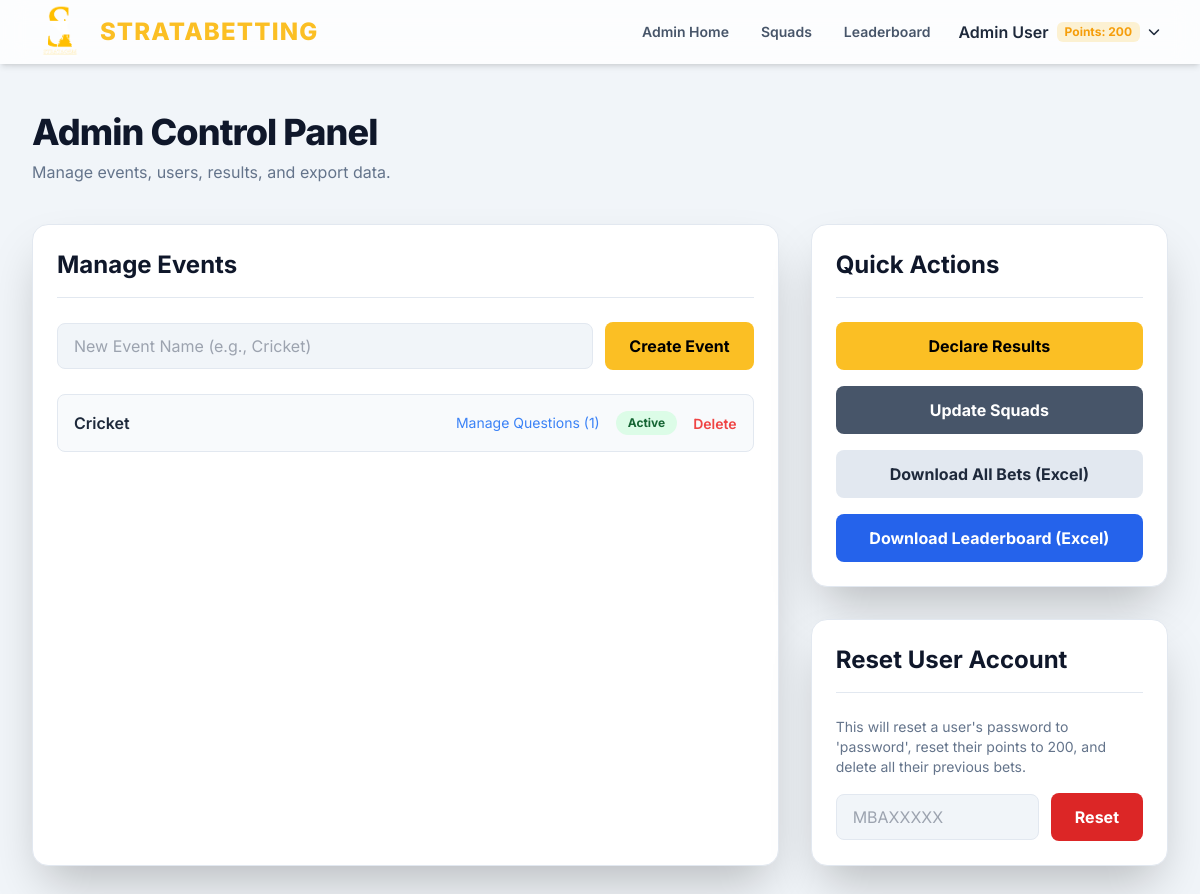
/admin (signed in), run on an earlier commit of the app's database.
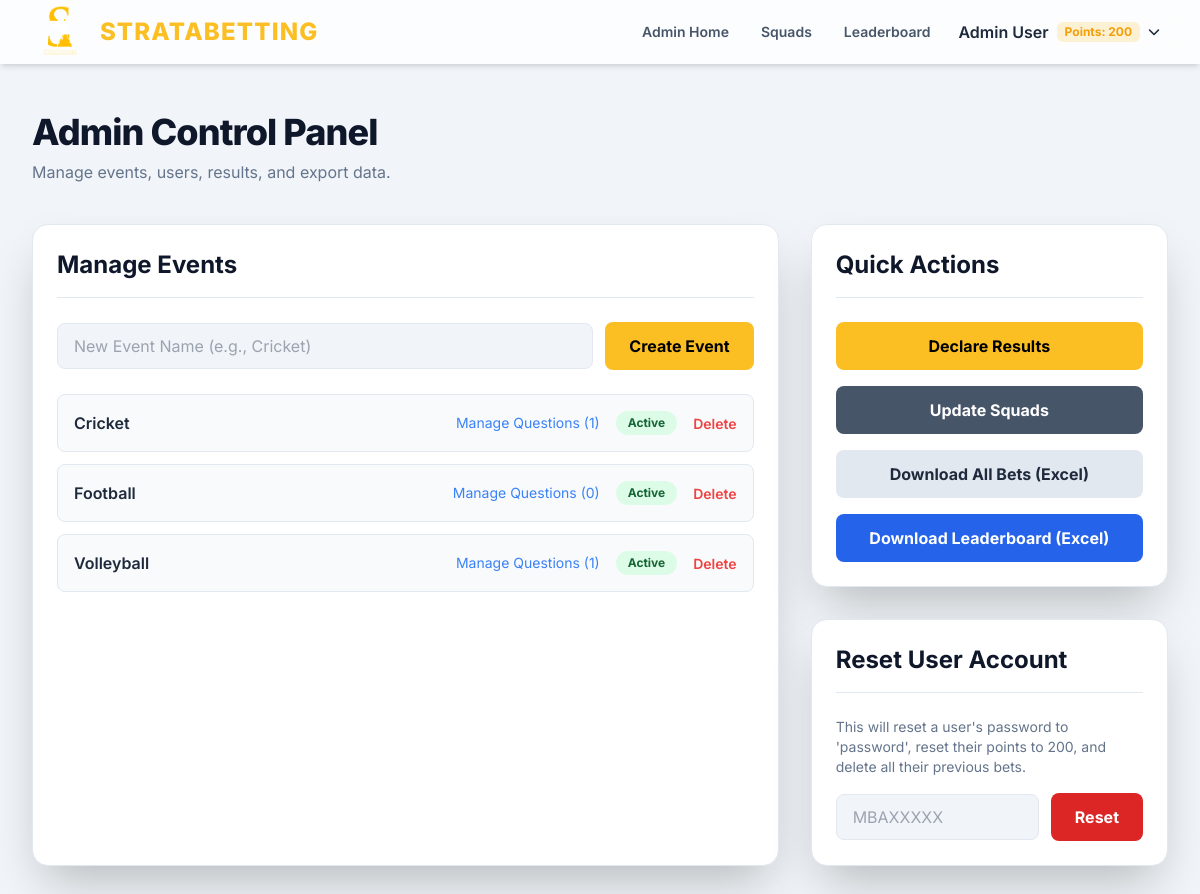
And on a later commit of the database.
### app.py (models this page shows, shortened)
class User(db.Model):
    roll_number = db.Column(db.String(20), primary_key=True)
    name = db.Column(db.String(100), nullable=False)
    password_hash = db.Column(db.String(60), nullable=False)
    points = db.Column(db.Integer, nullable=False, default=200)
    is_admin = db.Column(db.Boolean, nullable=False, default=False)
    bets = db.relationship('Bet', backref='bettor', lazy=True, cascade="all, delete-orphan")
    @property
    def password(self):
        raise AttributeError('password is not a readable attribute')

class Event(db.Model):
    id = db.Column(db.Integer, primary_key=True)
    name = db.Column(db.String(100), nullable=False, unique=True)
    is_active = db.Column(db.Boolean, nullable=False, default=True)
    questions = db.relationship('Question', backref='event', lazy=True, cascade="all, delete-orphan")

### app.py (the view)
    def decorated_function(*args, **kwargs):
        user = get_current_user()
        if not user or not user.is_admin:
            flash("You do not have permission to access this page.", "danger")
            return redirect(url_for('login'))
        return f(*args, **kwargs)

### app.py (called while the page is built)
def get_current_user():
    if 'roll_number' in session:
        return User.query.get(session['roll_number'])
    return None

def admin_required(f):
    def decorated_function(*args, **kwargs):
        user = get_current_user()
        if not user or not user.is_admin:
            flash("You do not have permission to access this page.", "danger")
            return redirect(url_for('login'))
        return f(*args, **kwargs)
    decorated_function.__name__ = f.__name__
    return decorated_function

@app.route('/admin')
@admin_required
def admin_dashboard():
    user = get_current_user()
    all_events = Event.query.order_by(Event.name).all()
    return render_template('admin/dashboard.html', user=user, events=all_events)

### templates/admin/dashboard.html (shortened to what this page needs)
{% extends "base.html" %}
{% block content %}
<div class="mb-10">
    <h1 class="text-4xl font-extrabold text-slate-900 dark:text-white tracking-tight">Admin Control Panel</h1>
    <p class="text-slate-500 dark:text-slate-400 mt-2">Manage events, users, results, and export data.</p>
</div>
<div class="grid grid-cols-1 lg:grid-cols-3 gap-8">
    <div
        class="lg:col-span-2 bg-white dark:bg-gray-800 shadow-2xl rounded-2xl p-6 border border-slate-200 dark:border-gray-700">
        <h2
            class="text-2xl font-bold text-slate-900 dark:text-white mb-6 border-b border-slate-200 dark:border-gray-700 pb-4">
            Manage Events</h2>
        <form method="POST" action="{{ url_for('create_event') }}" class="flex items-center space-x-3 mb-6">
            <input type="text" name="name" placeholder="New Event Name (e.g., Cricket)"
                class="bg-slate-100 dark:bg-gray-700 border border-slate-200 dark:border-gray-600 rounded-lg w-full py-3 px-4 text-slate-700 dark:text-slate-200 leading-tight focus:outline-none focus:ring-2 focus:ring-amber-400"
                required>
            <button type="submit"
                class="bg-amber-400 hover:bg-amber-500 text-black font-bold py-3 px-6 rounded-lg transition-colors whitespace-nowrap">Create
                Event</button>
        </form>
        <div class="space-y-3">
            {% for event in events %}
            <div
                class="flex justify-between items-center p-4 bg-slate-50 dark:bg-gray-700/50 rounded-lg border border-slate-200 dark:border-gray-700">
                <span class="font-semibold text-slate-800 dark:text-slate-200">{{ event.name }}</span>
                <div class="flex items-center space-x-4">
                    <a href="{{ url_for('manage_questions', event_id=event.id) }}"
                        class="text-sm text-blue-500 hover:underline">
                        Manage Questions ({{ event.questions|length }})
                    </a>
                    <a href="{{ url_for('toggle_event_status', event_id=event.id) }}"
                        class="text-xs font-bold px-3 py-1 rounded-full {{ 'bg-green-100 text-green-800 dark:bg-green-500/20 dark:text-green-300' if event.is_active else 'bg-yellow-100 text-yellow-800 dark:bg-yellow-500/20 dark:text-yellow-300' }}">
                        {{ 'Active' if event.is_active else 'Inactive' }}
                    </a>
                    <form method="POST" action="{{ url_for('delete_event', event_id=event.id) }}"
                        onsubmit="return confirm('Are you sure you want to delete this event and all its data? This cannot be undone.');">
                        <button type="submit" class="text-sm text-red-500 hover:underline font-semibold">Delete</button>
                    </form>
                </div>
            </div>
            {% else %}
            <div class="text-center py-8 px-4 border-2 border-dashed border-slate-200 dark:border-gray-700 rounded-lg">
                <p class="text-slate-500 dark:text-slate-400">No events have been created yet.</p>
                <p class="text-sm text-slate-400 dark:text-slate-500">Use the form above to get started.</p>
            </div>
            {% endfor %}
        </div>
    </div>
    <div class="lg:col-span-1 space-y-8">
        <div class="bg-white dark:bg-gray-800 shadow-2xl rounded-2xl p-6 border border-slate-200 dark:border-gray-700">
            <h2
                class="text-2xl font-bold text-slate-900 dark:text-white mb-6 border-b border-slate-200 dark:border-gray-700 pb-4">
                Quick Actions</h2>
            <div class="space-y-4">
                <a href="{{ url_for('manage_results') }}"
                    class="block w-full text-center bg-amber-400 hover:bg-amber-500 text-black font-bold py-3 px-4 rounded-lg transition transform hover:scale-105">Declare
                    Results</a>
                <a href="{{ url_for('manage_squads') }}"
                    class="block w-full text-center bg-slate-600 dark:bg-gray-700 hover:bg-slate-500 dark:hover:bg-gray-600 text-white font-bold py-3 px-4 rounded-lg transition transform hover:scale-105">Update
                    Squads</a>
                <a href="{{ url_for('download_bets') }}"
                    class="block w-full text-center bg-slate-200 dark:bg-gray-600 text-slate-800 dark:text-slate-200 font-bold py-3 px-4 rounded-lg transition transform hover:scale-105 hover:bg-slate-300 dark:hover:bg-gray-500">Download
                    All Bets (Excel)</a>
                <a href="{{ url_for('download_results') }}"
                    class="block w-full text-center bg-blue-600 hover:bg-blue-700 text-white font-bold py-3 px-4 rounded-lg transition transform hover:scale-105">Download
                    Leaderboard (Excel)</a>
            </div>
        </div>
        <div class="bg-white dark:bg-gray-800 shadow-2xl rounded-2xl p-6 border border-slate-200 dark:border-gray-700">
            <h2
                class="text-2xl font-bold text-slate-900 dark:text-white mb-6 border-b border-slate-200 dark:border-gray-700 pb-4">
                Reset User Account</h2>
            <p class="text-sm text-slate-500 dark:text-slate-400 mb-4">This will reset a user's password to 'password',
                reset their points to 200, and delete all their previous bets.</p>
            <form method="POST" action="{{ url_for('reset_user') }}" class="flex items-center space-x-3"
                onsubmit="return confirm('Are you sure you want to completely reset this user\'s account? This action cannot be undone.');">
                <input type="text" name="roll_number_to_reset" placeholder="MBAXXXXX"
                    class="bg-slate-100 dark:bg-gray-700 border border-slate-200 dark:border-gray-600 rounded-lg w-full py-3 px-4 text-slate-700 dark:text-slate-200 leading-tight focus:outline-none focus:ring-2 focus:ring-red-500"
                    required>
                <button type="submit"
                    class="bg-red-600 hover:bg-red-700 text-white font-bold py-3 px-6 rounded-lg transition-colors whitespace-nowrap">Reset</button>
            </form>
        </div>
    </div>
</div>
{% endblock %}

### templates/base.html (shortened to what this page needs)
<!DOCTYPE html>
<html lang="en" x-data="{ isDarkMode: true }" x-init="
    isDarkMode = JSON.parse(localStorage.getItem('isDarkMode')) ?? true;
    $watch('isDarkMode', value => localStorage.setItem('isDarkMode', JSON.stringify(value)))"
    :class="isDarkMode ? 'dark' : ''">
<head>
    <link rel="stylesheet" type="text/css" href="https://unpkg.com/trix@2.0.8/dist/trix.css">
    <script src="https://cdn.tailwindcss.com"></script>
    <link rel="stylesheet" href="https://cdnjs.cloudflare.com/ajax/libs/font-awesome/6.4.2/css/all.min.css">
</head>
<body class="bg-slate-100 dark:bg-gray-900 text-slate-800 dark:text-slate-300 transition-colors duration-300">
    <div class="min-h-full">
        <nav x-data="{ isMobileMenuОpen: false }"
            class="bg-white/80 dark:bg-gray-800/80 backdrop-blur-md shadow-md fixed w-full z-40">
            <div class="mx-auto max-w-7xl px-4 sm:px-6 lg:px-8">
                <div class="flex h-16 items-center justify-between">
                    <div class="flex items-center">
                        <div class="flex-shrink-0">
                            <a href="/" class="flex items-center space-x-3">
                                <img class="h-14 w-auto" src="{{ url_for('static', filename='stratagem-logo.png') }}"
                                    alt="Stratagem Logo">
                                <span class="text-amber-400 font-extrabold text-2xl tracking-wider">
                                    STRATABETTING
                                </span>
                            </a>
                        </div>
                    </div>
                    <div class="hidden md:block">
                        <div class="ml-10 flex items-center space-x-2">
                            {% if user %}
                            {% if user.is_admin %}
                            <a href="{{ url_for('admin_dashboard') }}"
                                class="text-slate-600 dark:text-slate-300 hover:text-amber-400 px-3 py-2 text-sm font-semibold transition-colors">Admin
                                Home</a>
                            {% endif %}
                            <a href="{{ url_for('squads') }}"
                                class="text-slate-600 dark:text-slate-300 hover:text-amber-400 px-3 py-2 text-sm font-semibold transition-colors">Squads</a>
                            <a href="{{ url_for('leaderboard') }}"
                                class="text-slate-600 dark:text-slate-300 hover:text-amber-400 px-3 py-2 text-sm font-semibold transition-colors">Leaderboard</a>
                            <div class="relative group" x-data="{ open: false }">
                                <button @click="open = !open"
                                    class="flex items-center space-x-2 p-2 rounded-lg hover:bg-slate-200 dark:hover:bg-gray-700">
                                    <span class="font-semibold text-slate-800 dark:text-white">{{ user.name }}</span>
                                    <span
                                        class="bg-amber-400/20 text-amber-500 font-bold px-2 py-0.5 rounded-md text-xs">Points:
                                        {{ user.points }}</span>
                                    <i class="fa-solid fa-chevron-down text-xs transition-transform dark:text-slate-300"
                                        :class="open ? 'rotate-180' : ''"></i>
                                </button>
                            </div>
                            {% endif %}
                        </div>
                    </div>
                </div>
            </div>
        </nav>
        <main class="pt-16">
            <div class="mx-auto max-w-7xl py-12 sm:px-6 lg:px-8">
                {% block content %}{% endblock %}
            </div>
        </main>
    </div>
</body>
</html>

### templates/base.html (style rules this page uses)
body { font-family: 'Inter', sans-serif; }
.bg-amber-400 { background-color: #FFBF00; }
.text-amber-400 { color: #FFBF00; }

What changed in the data, as far as the page shows it:
added Event: name "Football", questions|length "0", is_active "Active"
added Event: name "Volleyball", questions|length "1", is_active "Active"
